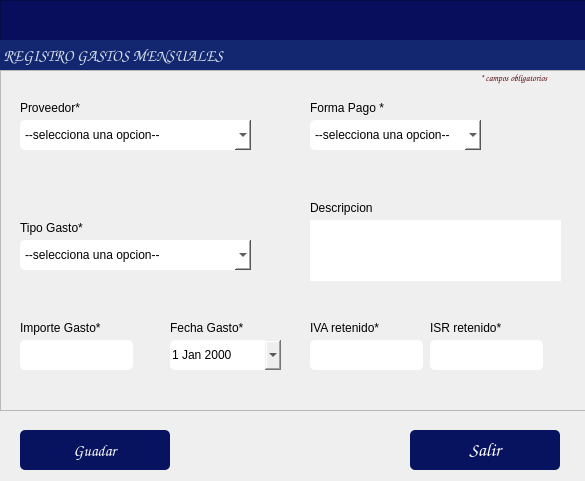
<?xml version="1.0" encoding="UTF-8"?>
<ui version="4.0">
 <class>Dialog</class>
 <widget class="QDialog" name="Dialog">
  <property name="windowModality">
   <enum>Qt::WindowModality::ApplicationModal</enum>
  </property>
  <property name="geometry">
   <rect>
    <x>0</x>
    <y>0</y>
    <width>585</width>
    <height>481</height>
   </rect>
  </property>
  <property name="windowTitle">
   <string/>
  </property>
  <property name="modal">
   <bool>true</bool>
  </property>
  <widget class="QPushButton" name="btnRegistrar">
   <property name="geometry">
    <rect>
     <x>20</x>
     <y>430</y>
     <width>150</width>
     <height>40</height>
    </rect>
   </property>
   <property name="font">
    <font>
     <family>Comic Sans MS</family>
     <pointsize>12</pointsize>
    </font>
   </property>
   <property name="styleSheet">
    <string notr="true">background-color: rgb(8, 19, 95);
color: rgb(255, 255, 255);
border-radius:5px;</string>
   </property>
   <property name="text">
    <string>Guadar</string>
   </property>
   <property name="icon">
    <iconset>
     <normaloff>../iconos/guardar.png</normaloff>../iconos/guardar.png</iconset>
   </property>
   <property name="iconSize">
    <size>
     <width>40</width>
     <height>40</height>
    </size>
   </property>
  </widget>
  <widget class="QPushButton" name="btnSalir">
   <property name="geometry">
    <rect>
     <x>410</x>
     <y>430</y>
     <width>150</width>
     <height>40</height>
    </rect>
   </property>
   <property name="font">
    <font>
     <family>Comic Sans MS</family>
     <pointsize>14</pointsize>
     <bold>false</bold>
    </font>
   </property>
   <property name="styleSheet">
    <string notr="true">background-color: rgb(8, 19, 95);
color: rgb(255, 255, 255);
border-radius:5px;</string>
   </property>
   <property name="text">
    <string>Salir</string>
   </property>
   <property name="icon">
    <iconset>
     <normaloff>../iconos/salir.ico</normaloff>../iconos/salir.ico</iconset>
   </property>
   <property name="iconSize">
    <size>
     <width>30</width>
     <height>30</height>
    </size>
   </property>
  </widget>
  <widget class="QFrame" name="frame_5">
   <property name="geometry">
    <rect>
     <x>0</x>
     <y>0</y>
     <width>641</width>
     <height>71</height>
    </rect>
   </property>
   <property name="maximumSize">
    <size>
     <width>16777215</width>
     <height>16777215</height>
    </size>
   </property>
   <property name="styleSheet">
    <string notr="true">background-color: rgb(8, 14, 91);</string>
   </property>
   <property name="frameShape">
    <enum>QFrame::Shape::StyledPanel</enum>
   </property>
   <property name="frameShadow">
    <enum>QFrame::Shadow::Raised</enum>
   </property>
   <widget class="QLabel" name="label_13">
    <property name="geometry">
     <rect>
      <x>0</x>
      <y>40</y>
      <width>832</width>
      <height>31</height>
     </rect>
    </property>
    <property name="font">
     <font>
      <family>Comic Sans MS</family>
      <pointsize>12</pointsize>
      <bold>true</bold>
     </font>
    </property>
    <property name="styleSheet">
     <string notr="true">color: rgb(255, 255, 255);
background-color: rgb(19, 39, 113);
color: rgb(255, 78, 2);
color: rgb(216, 224, 236);</string>
    </property>
    <property name="text">
     <string> REGISTRO GASTOS MENSUALES</string>
    </property>
    <property name="alignment">
     <set>Qt::AlignmentFlag::AlignLeading|Qt::AlignmentFlag::AlignLeft|Qt::AlignmentFlag::AlignVCenter</set>
    </property>
   </widget>
  </widget>
  <widget class="QFrame" name="frame">
   <property name="geometry">
    <rect>
     <x>0</x>
     <y>70</y>
     <width>641</width>
     <height>341</height>
    </rect>
   </property>
   <property name="frameShape">
    <enum>QFrame::Shape::StyledPanel</enum>
   </property>
   <property name="frameShadow">
    <enum>QFrame::Shadow::Raised</enum>
   </property>
   <widget class="QComboBox" name="cmbTipoGasto">
    <property name="geometry">
     <rect>
      <x>20</x>
      <y>170</y>
      <width>231</width>
      <height>30</height>
     </rect>
    </property>
    <property name="styleSheet">
     <string notr="true">background-color: rgb(255, 255, 255);
border-radius:5px;</string>
    </property>
    <item>
     <property name="text">
      <string>--selecciona una opcion--</string>
     </property>
    </item>
    <item>
     <property name="text">
      <string>conservacion</string>
     </property>
    </item>
    <item>
     <property name="text">
      <string>operacion</string>
     </property>
    </item>
    <item>
     <property name="text">
      <string>administrativo</string>
     </property>
    </item>
    <item>
     <property name="text">
      <string>nomina</string>
     </property>
    </item>
    <item>
     <property name="text">
      <string>impuestos</string>
     </property>
    </item>
    <item>
     <property name="text">
      <string>oficina</string>
     </property>
    </item>
    <item>
     <property name="text">
      <string>seguridad social (IMSS)</string>
     </property>
    </item>
    <item>
     <property name="text">
      <string>asamblea</string>
     </property>
    </item>
    <item>
     <property name="text">
      <string>comite</string>
     </property>
    </item>
    <item>
     <property name="text">
      <string>no deducible</string>
     </property>
    </item>
    <item>
     <property name="text">
      <string>extraordinario</string>
     </property>
    </item>
    <item>
     <property name="text">
      <string>financiero</string>
     </property>
    </item>
    <item>
     <property name="text">
      <string>estacionamiento</string>
     </property>
    </item>
    <item>
     <property name="text">
      <string>publicidad</string>
     </property>
    </item>
    <item>
     <property name="text">
      <string>eventos</string>
     </property>
    </item>
    <item>
     <property name="text">
      <string>otro</string>
     </property>
    </item>
   </widget>
   <widget class="QTextEdit" name="txtDescripcion">
    <property name="geometry">
     <rect>
      <x>310</x>
      <y>150</y>
      <width>251</width>
      <height>61</height>
     </rect>
    </property>
    <property name="styleSheet">
     <string notr="true">border-radius:5px;</string>
    </property>
   </widget>
   <widget class="QLabel" name="label">
    <property name="geometry">
     <rect>
      <x>20</x>
      <y>30</y>
      <width>81</width>
      <height>16</height>
     </rect>
    </property>
    <property name="text">
     <string>Proveedor*</string>
    </property>
   </widget>
   <widget class="QLabel" name="label_6">
    <property name="geometry">
     <rect>
      <x>20</x>
      <y>250</y>
      <width>91</width>
      <height>16</height>
     </rect>
    </property>
    <property name="text">
     <string>Importe Gasto*</string>
    </property>
   </widget>
   <widget class="QDateEdit" name="boxDate">
    <property name="geometry">
     <rect>
      <x>170</x>
      <y>270</y>
      <width>111</width>
      <height>30</height>
     </rect>
    </property>
    <property name="styleSheet">
     <string notr="true">border-radius:5px;</string>
    </property>
    <property name="calendarPopup">
     <bool>true</bool>
    </property>
   </widget>
   <widget class="QLabel" name="label_10">
    <property name="geometry">
     <rect>
      <x>310</x>
      <y>130</y>
      <width>71</width>
      <height>16</height>
     </rect>
    </property>
    <property name="text">
     <string>Descripcion</string>
    </property>
   </widget>
   <widget class="QLabel" name="label_12">
    <property name="geometry">
     <rect>
      <x>310</x>
      <y>250</y>
      <width>101</width>
      <height>16</height>
     </rect>
    </property>
    <property name="text">
     <string>IVA retenido*</string>
    </property>
   </widget>
   <widget class="QLabel" name="label_7">
    <property name="geometry">
     <rect>
      <x>170</x>
      <y>250</y>
      <width>81</width>
      <height>16</height>
     </rect>
    </property>
    <property name="text">
     <string>Fecha Gasto*</string>
    </property>
   </widget>
   <widget class="QLabel" name="label_4">
    <property name="geometry">
     <rect>
      <x>20</x>
      <y>150</y>
      <width>111</width>
      <height>16</height>
     </rect>
    </property>
    <property name="text">
     <string>Tipo Gasto*</string>
    </property>
   </widget>
   <widget class="QLineEdit" name="txtImporte">
    <property name="geometry">
     <rect>
      <x>20</x>
      <y>270</y>
      <width>113</width>
      <height>30</height>
     </rect>
    </property>
    <property name="styleSheet">
     <string notr="true">border-radius:5px;</string>
    </property>
   </widget>
   <widget class="QLabel" name="label_3">
    <property name="geometry">
     <rect>
      <x>480</x>
      <y>0</y>
      <width>101</width>
      <height>16</height>
     </rect>
    </property>
    <property name="font">
     <font>
      <family>Comic Sans MS</family>
      <pointsize>7</pointsize>
      <italic>true</italic>
      <bold>true</bold>
     </font>
    </property>
    <property name="styleSheet">
     <string notr="true">color: rgb(85, 0, 0);</string>
    </property>
    <property name="text">
     <string>* campos obligatorios</string>
    </property>
   </widget>
   <widget class="QLabel" name="label_11">
    <property name="geometry">
     <rect>
      <x>310</x>
      <y>30</y>
      <width>91</width>
      <height>16</height>
     </rect>
    </property>
    <property name="text">
     <string>Forma Pago *</string>
    </property>
   </widget>
   <widget class="QComboBox" name="cmbFormaPago">
    <property name="geometry">
     <rect>
      <x>310</x>
      <y>50</y>
      <width>171</width>
      <height>30</height>
     </rect>
    </property>
    <property name="styleSheet">
     <string notr="true">background-color: rgb(255, 255, 255);
border-radius:5px;</string>
    </property>
    <item>
     <property name="text">
      <string>--selecciona una opcion--</string>
     </property>
    </item>
    <item>
     <property name="text">
      <string>Transferencia SPEI</string>
     </property>
    </item>
    <item>
     <property name="text">
      <string>Efectivo</string>
     </property>
    </item>
    <item>
     <property name="text">
      <string>Cheque</string>
     </property>
    </item>
    <item>
     <property name="text">
      <string>Deposito Banco</string>
     </property>
    </item>
    <item>
     <property name="text">
      <string>Transferencia Interna</string>
     </property>
    </item>
   </widget>
   <widget class="QComboBox" name="cmbProveedor">
    <property name="geometry">
     <rect>
      <x>20</x>
      <y>50</y>
      <width>231</width>
      <height>30</height>
     </rect>
    </property>
    <property name="styleSheet">
     <string notr="true">background-color: rgb(255, 255, 255);
border-radius:5px;</string>
    </property>
    <item>
     <property name="text">
      <string>--selecciona una opcion--</string>
     </property>
    </item>
   </widget>
   <widget class="QLineEdit" name="txtIVA_ret">
    <property name="geometry">
     <rect>
      <x>310</x>
      <y>270</y>
      <width>113</width>
      <height>30</height>
     </rect>
    </property>
    <property name="styleSheet">
     <string notr="true">border-radius:5px;</string>
    </property>
   </widget>
   <widget class="QLabel" name="label_14">
    <property name="geometry">
     <rect>
      <x>430</x>
      <y>250</y>
      <width>101</width>
      <height>16</height>
     </rect>
    </property>
    <property name="text">
     <string>ISR retenido*</string>
    </property>
   </widget>
   <widget class="QLineEdit" name="txtISR_ret">
    <property name="geometry">
     <rect>
      <x>430</x>
      <y>270</y>
      <width>113</width>
      <height>30</height>
     </rect>
    </property>
    <property name="styleSheet">
     <string notr="true">border-radius:5px;</string>
    </property>
   </widget>
  </widget>
 </widget>
 <resources/>
 <connections/>
</ui>
